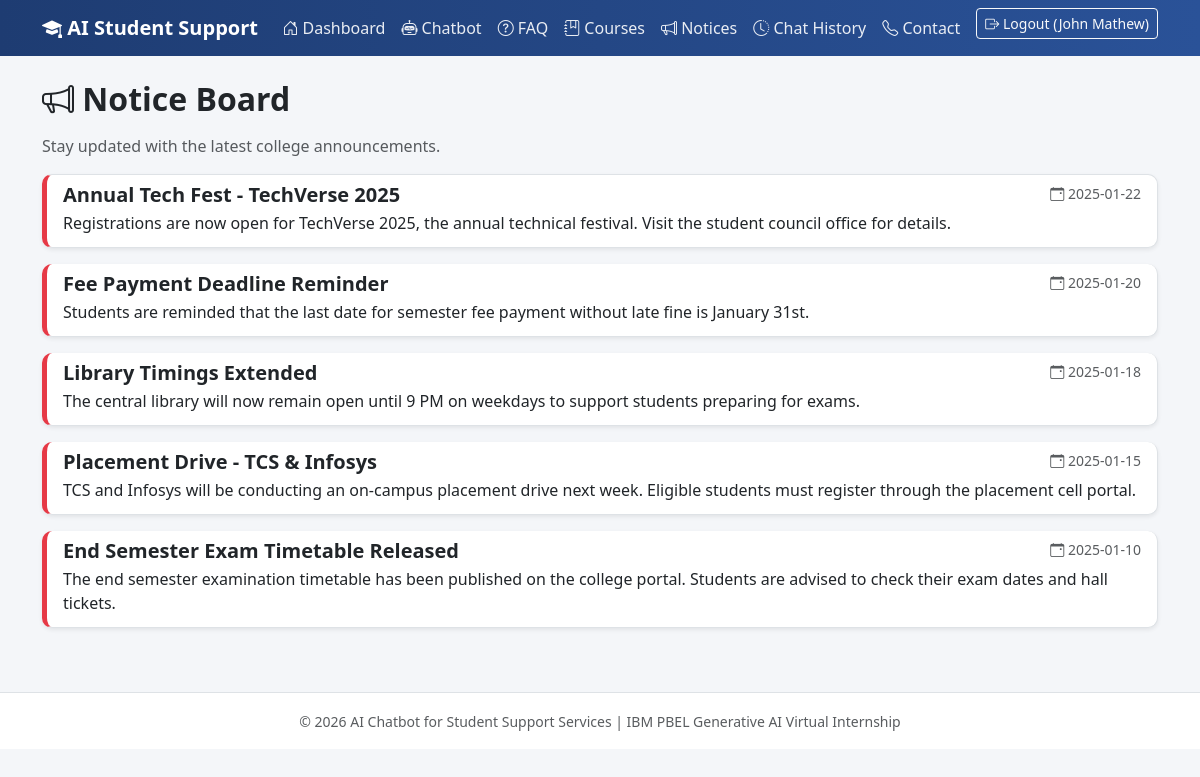
The app's page /notices (signed in) with its own data.
### tables this page shows
CREATE TABLE notices (
    id INTEGER PRIMARY KEY AUTOINCREMENT,
    title TEXT NOT NULL,
    content TEXT NOT NULL,
    posted_on TEXT NOT NULL
);

### app.py (the view)
@app.route("/notices")
@login_required
def notices():
    conn = get_db_connection()
    notices_list = conn.execute(
        "SELECT * FROM notices ORDER BY posted_on DESC"
    ).fetchall()
    conn.close()
    return render_template("notices.html", notices=notices_list)

### app.py (called while the page is built)
def get_db_connection():
    conn = sqlite3.connect(Config.DATABASE_PATH)
    conn.row_factory = sqlite3.Row  # allows dict-like access to rows
    return conn

def login_required(view_func):
    from functools import wraps
    @wraps(view_func)
    def wrapped_view(*args, **kwargs):
        if "student_id" not in session:
            flash("Please log in to continue.", "warning")
            return redirect(url_for("login"))
        return view_func(*args, **kwargs)
    return wrapped_view

### templates/notices.html (shortened to what this page needs)
{% extends "base.html" %}
{% block content %}
<h2 class="fw-bold mb-3"><i class="bi bi-megaphone"></i> Notice Board</h2>
<p class="text-muted">Stay updated with the latest college announcements.</p>
<div class="list-group">
    {% for notice in notices %}
    <div class="list-group-item notice-item mb-3 shadow-sm rounded">
        <div class="d-flex w-100 justify-content-between">
            <h5 class="mb-1 fw-bold">{{ notice.title }}</h5>
            <small class="text-muted"><i class="bi bi-calendar-event"></i> {{ notice.posted_on }}</small>
        </div>
        <p class="mb-1">{{ notice.content }}</p>
    </div>
    {% else %}
    <p class="text-muted">No notices posted at the moment.</p>
    {% endfor %}
</div>
{% endblock %}

### static/css/style.css (style rules this page uses)
body { background-color: #f4f6f9; font-family: 'Segoe UI', Roboto, Arial, sans-serif; }
.notice-item { border-left: 5px solid #e63946; border-radius: 10px !important; background-color: #ffffff; }

### records on screen
notices: title "Annual Tech Fest - TechVerse 2025", posted_on "2025-01-22", content "Registrations are now open for TechVerse 2025, the annual technical festival. Visit the student council office for details."
notices: title "Fee Payment Deadline Reminder", posted_on "2025-01-20", content "Students are reminded that the last date for semester fee payment without late fine is January 31st."
notices: title "Library Timings Extended", posted_on "2025-01-18", content "The central library will now remain open until 9 PM on weekdays to support students preparing for exams."
notices: title "Placement Drive - TCS & Infosys", posted_on "2025-01-15", content "TCS and Infosys will be conducting an on-campus placement drive next week. Eligible students must register through the placement cell portal."
notices: title "End Semester Exam Timetable Released", posted_on "2025-01-10", content "The end semester examination timetable has been published on the college portal. Students are advised to check their exam dates and hall tickets."

### other values on screen
{{ session.get('student_name') }} "John Mathew"
